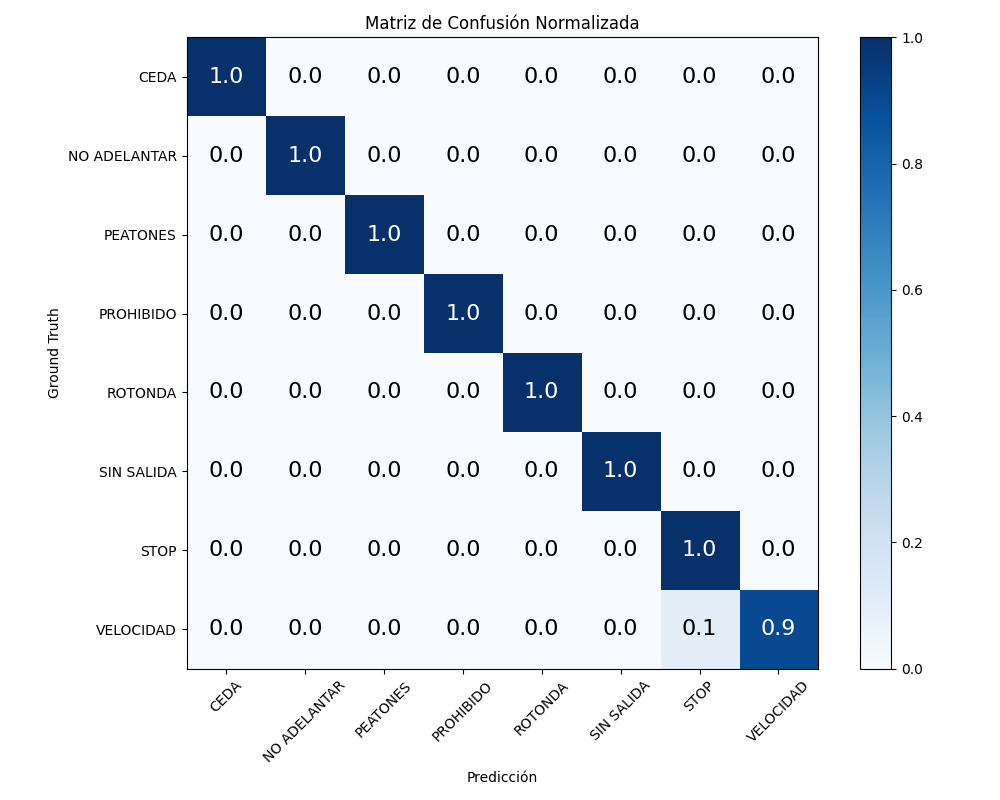

This chart was generated by the following Python code:
import matplotlib.pyplot as plt
import numpy as np
import torch
import time
from torchvision import datasets, transforms
from torch.utils.data import DataLoader
from SignalNet import TrafficSignNet


imsize=128
num_clas=8
transform_eval = transforms.Compose([
        transforms.Resize((imsize, imsize)),
        transforms.ToTensor(),
])
class_names = ['CEDA', 'NO ADELANTAR', 'PEATONES', 'PROHIBIDO', 'ROTONDA', 'SIN SALIDA', 'STOP', 'VELOCIDAD']

val_data = datasets.ImageFolder('/ultralytics/yolo_share/signals3/valid', transform=transform_eval)
val_loader = DataLoader(val_data, batch_size=32)

device = torch.device('cuda' if torch.cuda.is_available() else 'cpu')
model = TrafficSignNet(num_clas=num_clas,fil=imsize,col=imsize).to(device)
# model.load_state_dict(torch.load('/ultralytics/yolo_share/Proyecto_YOLO_AdR/traffic_sign_net_8clases.pth', map_location=device))
model.load_state_dict(torch.load('/ultralytics/yolo_share/Proyecto_YOLO_AdR/traffic_sign_net.pth', map_location=device))

# Confussion Matrix per class
ConfMat = torch.zeros(num_clas, num_clas, dtype=torch.float32).to(device)

model.eval()
T_ini=time.time()
with torch.no_grad():
    for images, labels in val_loader:
        images, labels = images.to(device), labels.to(device)
        
        outputs = model(images)

        _, predicted = torch.max(outputs.data, 1)

        for t, p in zip(labels.view(-1), predicted.view(-1)):
            ConfMat[t.long(), p.long()] += 1

T_fin=time.time()
print(f"Total de imágenes procesadas: {len(val_data)}")
print(f"Tiempo de inferencia medio: {(T_fin - T_ini)/len(val_data)} segundos por imagen")

# Confusion matrix normalization
ConfMat = ConfMat / ConfMat.sum(dim=1, keepdim=True)

# Convert to numpy for visualization
ConfMat = ConfMat.cpu().numpy()

# Visualization of the confusion matrix
plt.figure(figsize=(10, 8))
plt.imshow(ConfMat, interpolation='nearest', cmap=plt.cm.Blues)
plt.title('Matriz de Confusión Normalizada')
plt.colorbar()
plt.xticks(np.arange(num_clas), val_data.classes, rotation=45)
plt.yticks(np.arange(num_clas), val_data.classes)
plt.xlabel('Predicción')
plt.ylabel('Ground Truth')
# Numerical values in the confusion matrix
for i in range(num_clas):
    for j in range(num_clas):
        value = ConfMat[i, j]
        plt.text(j, i, str(value), ha="center", va="center", color="black" if value < 0.5 else "white", fontsize=16)
plt.tight_layout()
plt.show()

# Amount of True Positives, False Positives and False Negatives per class
tp = {}
fp = {}
fn = {}
for clase in class_names:
    tp[clase] = ConfMat[class_names.index(clase), class_names.index(clase)]
    fp[clase] = ConfMat[:, class_names.index(clase)].sum() - tp[clase]
    fn[clase] = ConfMat[class_names.index(clase), :].sum() - tp[clase]
    print(f"Clase {clase}:\nTrue Positives: {tp[clase]}, False Positives: {fp[clase]}, False Negatives: {fn[clase]}\n")
